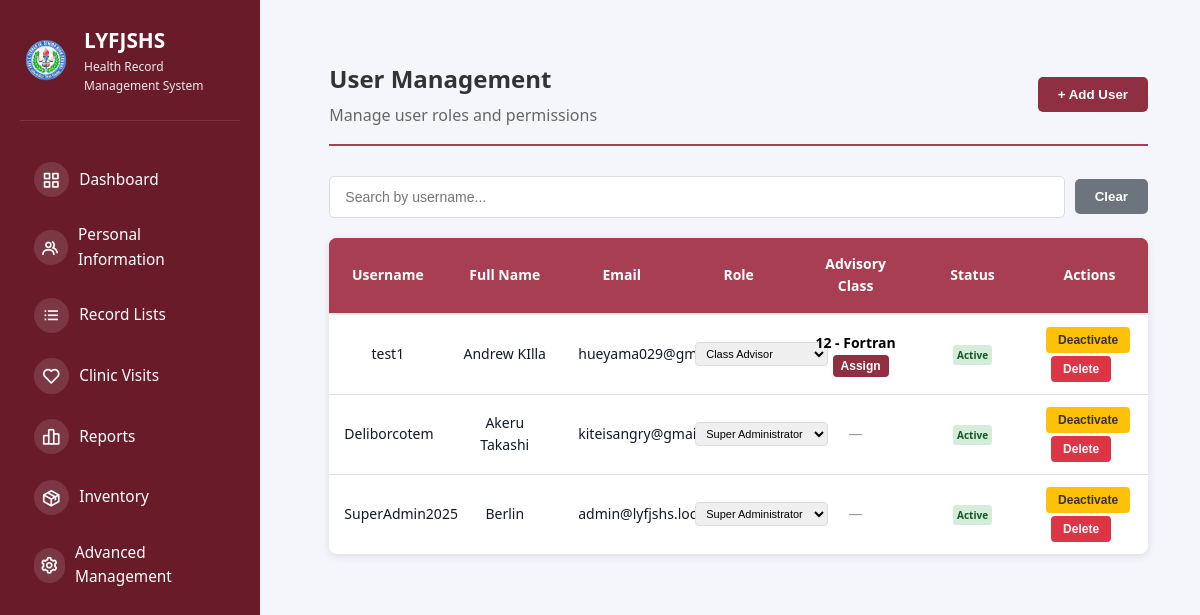
The app's page /manage-users (signed in) with its own data.
### tables this page shows
CREATE TABLE users (
            id INTEGER PRIMARY KEY AUTOINCREMENT,
            username TEXT UNIQUE NOT NULL,
            password TEXT NOT NULL,
            fullname TEXT NOT NULL,
            email TEXT NOT NULL,
            role TEXT DEFAULT 'health_officer',
            advisory_class TEXT,
            is_active INTEGER DEFAULT 1,
            created_at TIMESTAMP DEFAULT CURRENT_TIMESTAMP
        , profile_pic TEXT, updated_at TIMESTAMP);

### src/app.py (the view)
@app.route("/manage-users")
@require_role('super_admin')
def manage_users():
    db = get_db_connection()
    if not db:
        flash("Database error.", "danger")
        return redirect(url_for("dashboard"))
    try:
        cursor = db.cursor()
        cursor.execute("SELECT * FROM users ORDER BY created_at DESC")
        users = cursor.fetchall()
        cursor.execute("SELECT DISTINCT class FROM students ORDER BY class")
        classes = [row[0] for row in cursor.fetchall()]
        db.close()
        return render_template("admin/manage_users.html", users=users, roles=ROLES, classes=classes)
    except sqlite3.Error as e:
        flash(f"Database error: {str(e)}", "danger")
        return redirect(url_for("advanced_management"))

### src/app.py (called while the page is built)
@app.before_request
def check_user_status():
    if session.get("logged_in"):
        if request.endpoint in ['login', 'logout', 'register', 'pending_approval', 'static']:
            return
        if session.get("role") == "pending":
            return redirect(url_for("pending_approval"))
        db = get_db_connection()
        if db:
            try:
                cursor = db.cursor()
                cursor.execute("SELECT is_active FROM users WHERE id = ?", (session.get("user_id"),))
                user = cursor.fetchone()
                db.close()
                if not user or not safe_row_get(user, 'is_active', 1):
                    session.clear()
                    flash("Your account has been disabled. Please contact the administrator.", "danger")
                    return redirect(url_for("login"))
            except sqlite3.Error:
                db.close()

@app.context_processor
def inject_user():
    user = None
    if session.get("logged_in"):
        db = get_db_connection()
        if db:
            try:
                cursor = db.cursor()
                cursor.execute("SELECT * FROM users WHERE id = ?", (session.get("user_id"),))
                user = cursor.fetchone()
                db.close()
            except sqlite3.Error:
                pass
    return {'current_user': user, 'max': max, 'min': min, 'range': range}

def get_db_connection():
    try:
        conn = sqlite3.connect(DATABASE)
        conn.row_factory = sqlite3.Row  # This enables column access by name
        return conn
    except sqlite3.Error as e:
        logger.error(f"Database connection error: {e}")
        return None

def safe_row_get(row, key, default=None):
    if row is None:
        return default
    try:
        return row[key]
    except (IndexError, KeyError):
        return default

### templates/admin/manage_users.html (shortened to what this page needs)
{% extends "shared/base.html" %}
{% block content %}
<div class="manage-users-container">
  <div class="users-header">
    <div>
      <h1> User Management</h1>
      <p style="color: #666; margin-top: 5px;">Manage user roles and permissions</p>
    </div>
    <button onclick="openAddUserModal()" class="add-user-btn">+ Add User</button>
  </div>
  <div style="margin-bottom: 20px; display: flex; gap: 10px; align-items: center;">
    <input
      type="text"
      id="userSearchInput"
      placeholder="Search by username..."
      style="flex: 1; padding: 12px 15px; border: 1px solid #ddd; border-radius: 5px; font-size: 14px;"
      onkeyup="filterUsersByUsername()"
    >
    <button onclick="clearUserSearch()" style="padding: 10px 20px; background: #6c757d; color: white; border: none; border-radius: 5px; cursor: pointer; font-weight: 600;">Clear</button>
  </div>
  <div class="users-table">
    <table>
      <thead>
        <tr>
          <th>Username</th>
          <th>Full Name</th>
          <th>Email</th>
          <th>Role</th>
          <th>Advisory Class</th>
          <th>Status</th>
          <th>Actions</th>
        </tr>
      </thead>
      <tbody>
        {% if users %}
          {% for user in users %}
          <tr>
            <td>{{ user['username'] }}</td>
            <td>{{ user['fullname'] }}</td>
            <td>{{ user['email'] }}</td>
            <td>
              <select class="role-select" data-user-id="{{ user['id'] }}" onchange="updateUserRole(this.dataset.userId, this.value)">
                {% for role_key, role_label in roles.items() %}
                <option value="{{ role_key }}" {% if user['role'] == role_key %}selected{% endif %}>
                  {{ role_label }}
                </option>
                {% endfor %}
              </select>
            </td>
            <td>
              {% if user['role'] == 'class_advisor' %}
                <span class="advisory-class-display" data-user-id="{{ user['id'] }}">
                  {{ user['advisory_class'] or 'Not assigned' }}
                </span>
                <button class="btn-assign-class" data-user-id="{{ user['id'] }}" data-user-name="{{ user['fullname'] }}" data-user-class="{{ user['advisory_class'] or '' }}" style="margin-left: 10px; font-size: 12px; padding: 4px 8px;">
                  Assign
                </button>
              {% else %}
                <span style="color: #999;">—</span>
              {% endif %}
            </td>
            <td>
              <span class="status-badge status-{% if user['is_active'] %}active{% else %}inactive{% endif %}">
                {% if user['is_active'] %}Active{% else %}Inactive{% endif %}
              </span>
            </td>
            <td>
              <div class="user-actions">
                <button class="btn-toggle" data-user-id="{{ user['id'] }}" data-is-active="{{ user['is_active']|int }}" onclick="toggleUserStatus(this)">
                  {% if user['is_active'] %}Deactivate{% else %}Activate{% endif %}
                </button>
                <button class="btn-delete" data-user-id="{{ user['id'] }}" data-user-name="{{ user['fullname'] }}" onclick="deleteUser(this)" style="margin-left: 5px; background: #dc3545;">
                  Delete
                </button>
              </div>
            </td>
          </tr>
          {% endfor %}
        {% else %}
          <tr>
            <td colspan="7" style="text-align: center; color: #999; padding: 30px;">No users found</td>
          </tr>
        {% endif %}
      </tbody>
    </table>
  </div>
</div>
{% endblock %}

### static/css/dashboard.css (style rules this page uses)
* { margin: 0; padding: 0; box-sizing: border-box; }
:root { --primary-color: #2bb0a1; --secondary-color: #8b2340; --danger-color: #dc2626; --success-color: #16a34a; --warning-color: #ea580c; --light-bg: #f8fafc; --white: #ffffff; --text-dark: #1f2937; --text-light: #6b7280; --border-color: #e5e7eb; --shadow: 0 1px 3px rgba(0, 0, 0, 0.1); --shadow-lg: 0 10px 15px -3px rgba(0, 0, 0, 0.1); }
body { font-family: -apple-system, BlinkMacSystemFont, "Segoe UI", Roboto, Oxygen, Ubuntu, Cantarell, sans-serif; background-color: var(--light-bg); color: var(--text-dark); line-height: 1.6; }
html, body { height: 100%; font-family: system-ui, -apple-system, BlinkMacSystemFont, "Segoe UI", Roboto, sans-serif; }
body { background: #f5f6fb; color: #111827; }
.main-content h1 { font-size: 2.2rem; margin-bottom: 1.75rem; color: #111827; font-weight: 700; }
table { width: 100%; border-collapse: collapse; font-size: 14px; }
table thead { background-color: #a83e51; border-bottom: 2px solid var(--border-color); }
table th { padding: 15px; text-align: left; font-weight: 600; color: white; }
table td { padding: 15px; border-bottom: 1px solid var(--border-color); }

### templates/admin/manage_users.html (style rules this page uses)
.manage-users-container { width: 100%; margin: 0 auto; padding: 20px; }
.users-header { display: flex; justify-content: space-between; align-items: center; margin-bottom: 30px; border-bottom: 2px solid #a83e51; padding-bottom: 15px; }
.users-header h1 { margin: 0; color: #333; font-size: 24px; }
.add-user-btn { padding: 10px 20px; background: #8f2f41; color: white; border: none; border-radius: 5px; cursor: pointer; font-weight: 600; transition: background 0.3s; }
.users-table { background: white; border-radius: 8px; overflow: hidden; overflow-x: hidden; box-shadow: 0 2px 8px rgba(0, 0, 0, 0.1); margin: 0 auto; }
.users-table table { width: 100%; border-collapse: collapse; table-layout: fixed; }
.users-table th { background: #a83e51; color: white; padding: 15px; text-align: center; font-weight: 600; border: none; }
.users-table td { padding: 12px 15px; border-bottom: 1px solid #e0e0e0; text-align: center; }
.users-table tbody tr { transition: background-color 0.2s; }
.users-table tbody tr:last-child td { border-bottom: none; }
.status-badge { display: inline-block; padding: 2px 4px; border-radius: 3px; font-size: 10px; font-weight: 600; }
.status-active { background: #d4edda; color: #155724; }
.role-select { padding: 4px 6px; border: 1px solid #ddd; border-radius: 4px; font-size: 11px; cursor: pointer; }
.user-actions { display: flex; gap: 3px; flex-wrap: wrap; }
.user-actions button { padding: 6px 12px; border: none; border-radius: 4px; cursor: pointer; font-size: 12px; font-weight: 600; transition: background 0.3s; white-space: nowrap; }
.btn-toggle { background: #ffc107; color: #333; }
.btn-delete { background: #dc3545; color: white; }
.btn-assign-class { background: #8f2f41; color: white; padding: 5px 10px; border: none; border-radius: 4px; cursor: pointer; font-size: 11px; font-weight: 600; transition: background 0.3s; white-space: nowrap; }
.advisory-class-display { font-weight: 600; color: black; }

### records on screen
users: username "test1", fullname "Andrew KIlla", email "hueyama029@gmail.com", role+id "Class Advisor", advisory_class "12 - Fortran", is_active "Active"
users: username "Deliborcotem", fullname "Akeru Takashi", email "kiteisangry@gmail.com", role+id "Super Administrator", is_active "Active"
users: username "SuperAdmin2025", fullname "Berlin", email "admin@lyfjshs.local", role+id "Super Administrator", is_active "Active"
